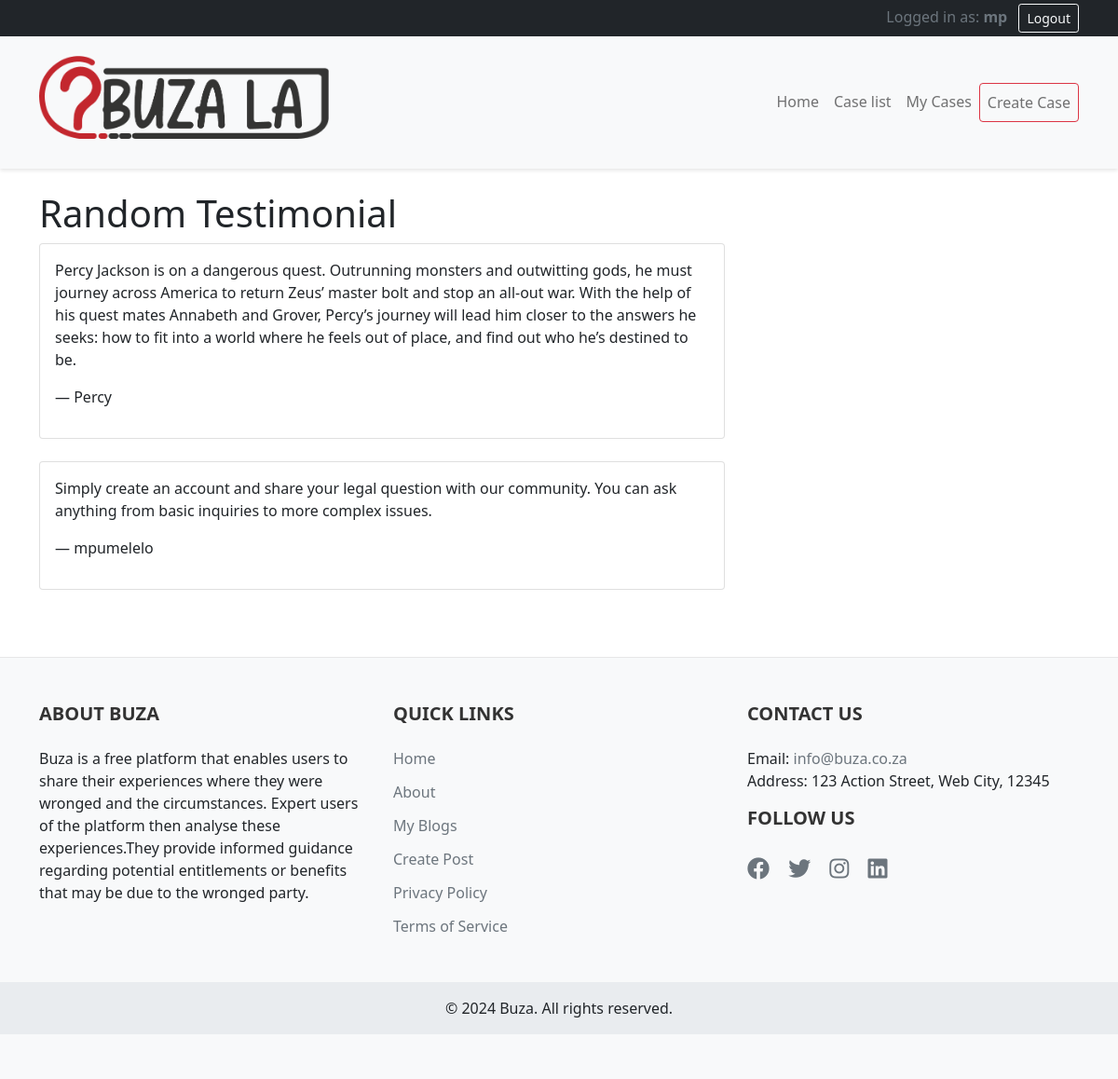
Screenshot of /testimonial/ (signed in) with the database file from the repository.
### blog/models.py (models this page shows, shortened)
class Testimonial(models.Model):
    author_name = models.CharField(max_length=100)
    content = models.TextField()

### blog/views.py (the view)
# urls.py: path('testimonial/', views.random_testimonial, name = 'random_testimonial')
def random_testimonial(request):
    testimonial = Testimonial.objects.all()
    return render(request, 'blog/testimonial.html', {'testimonial': testimonial})

### blog/templates/blog/testimonial.html (shortened to what this page needs)
{% extends 'blog/base.html' %}
{%block content%}
    <h1>Random Testimonial</h1>
    {%if testimonial%}
    {%for test in testimonial%}
        <div class="card mb-4">
            <div class="card-body">
            <blockquote>
                <p>{{ test.content }}</p>
                <footer>— {{ test.author_name }}</footer>
            </blockquote>
        </div>
    </div>
    {%endfor%}
    {%else%}
            <p>No testimonials available.</p>
        {%endif%}
{% endblock %}

### blog/templates/blog/base.html (shortened to what this page needs)
{% load static %}
<!DOCTYPE html>
<html lang="en">
<head>
    <link href="https://cdn.jsdelivr.net/npm/bootstrap@5.1.3/dist/css/bootstrap.min.css" rel="stylesheet">
    <link rel="stylesheet" href="https://cdnjs.cloudflare.com/ajax/libs/font-awesome/5.15.3/css/all.min.css">
</head>
<body>
    <div class="text-white bg-dark  p-1 user-status-bar">
        <div class="container">
            <div class="row">
                <div class="col-md-6">
                </div>
                <div class="col-md-6 text-end">
                    {% if user.is_authenticated %}
                        <span class="text-muted">Logged in as: <strong>{{ user.username }}</strong></span>
                        <form method="post" action="{% url 'logout' %}" class="d-inline">
                            <button type="submit" class="btn btn-sm btn-outline-light ms-2">Logout</button>
                        </form>
                    {% else %}
                        <span class="text-muted">Not logged in</span>
                        <a href="{% url 'login' %}" class="btn btn-sm btn-outline-primary ms-2">Login</a>
                        <a href="{% url 'register' %}" class="btn btn-sm btn-outline-success ms-2">Register</a>
                    {% endif %}
                </div>
            </div>
        </div>
    </div>
    <nav class="navbar navbar-expand-lg navbar-light bg-light  main-navbar">
        <div class="container">
            <a class="navbar-brand d-flex align-items-center" href="{% url 'index' %}">
                <img src="{% static 'images/logo.png' %}" alt="Our Blog Logo" class="mr-3">
            </a>
            <div class="collapse navbar-collapse" id="navbarNav">
                <ul class="navbar-nav ms-auto">
                    <li class="nav-item">
                        <a class="nav-link" href="{% url 'index' %}">Home</a>
                    </li>
                    <li class="nav-item">
                        <a class="nav-link" href="{% url 'home' %}">Case list</a>
                    </li>
                    {% if user.is_authenticated %}
                        <li class="nav-item">
                            <a class="nav-link" href="{% url 'my_blogs' %}">My Cases</a>
                        </li>
                            <li class="nav-item">
                            <a class="nav-link btn btn-outline-danger" href="{% url 'create_post' %}">Create Case</a>
                        </li>
                    {% endif %}
                </ul>
            </div>
        </div>
    </nav>
    <main class="container mt-4">
        <div class="row">
            <div class="col-md-8">
                {% block content %}
                {% endblock %}
            </div>
                </div>
    </main>
    <footer class="footer">
        <div class="container">
            <div class="row">
                <div class="col-md-4 mb-4 mb-md-0">
                    <h5>About Buza</h5>
                    <p class="justify-content-center">Buza is a free platform that enables users to share their experiences where they were wronged and the circumstances. Expert users of the platform then analyse these experiences.They provide informed guidance regarding potential entitlements or benefits that may be due to the wronged party.</p>
                </div>
                <div class="col-md-4 mb-4 mb-md-0">
                    <h5>Quick Links</h5>
                    <ul>
                        <li><a href="{% url 'home' %}">Home</a></li>
                        <li><a href="{% url 'about' %}">About</a></li>
                        {% if user.is_authenticated %}
                            <li><a href="{% url 'my_blogs' %}">My Blogs</a></li>
                            <li><a href="{% url 'create_post' %}">Create Post</a></li>
                        {% else %}
                            <li><a href="{% url 'login' %}">Login</a></li>
                            <li><a href="{% url 'register' %}">Register</a></li>
                        {% endif %}
                        <li><a href="{% url 'privacy_policy' %}">Privacy Policy</a></li>
                        <li><a href="{% url 'terms_of_service' %}">Terms of Service</a></li>
                    </ul>
                </div>
                <div class="col-md-4">
                    <h5>Contact Us</h5>
                    <p>
                        Email: <a href="mailto:info@Buza.co.za">info@buza.co.za</a><br>
                        Address: 123 Action Street, Web City, 12345
                    </p>
                    <h5>Follow Us</h5>
                    <div class="social-icons">
                        <a href="#" target="_blank"><i class="fab fa-facebook"></i></a>
                        <a href="#" target="_blank"><i class="fab fa-twitter"></i></a>
                        <a href="#" target="_blank"><i class="fab fa-instagram"></i></a>
                        <a href="#" target="_blank"><i class="fab fa-linkedin"></i></a>
                    </div>
                </div>
            </div>
        </div>
        <div class="footer-bottom">
            <div class="container">
                <div class="row">
                    <div class="col-md-12 text-center">
                        <p>&copy; {% now "Y" %} Buza. All rights reserved.</p>
                    </div>
                </div>
            </div>
        </div>
    </footer>
</body>
</html>

### rows the page displays
Testimonial: content "Percy Jackson is on a dangerous quest. Outrunning monsters and outwitting gods, he must journey across America to return Zeus’ master bolt and stop an all-out war. With the help of his quest mates Annabeth and Grover, Percy’s journey will lead him closer to the answers he seeks: how to fit into a world where he feels out of place, and find out who he’s destined to be.", author_name "Percy"
Testimonial: content "Simply create an account and share your legal question with our community. You can ask anything from basic inquiries to more complex issues.", author_name "mpumelelo"

### other values shown
{{ user.username }} "mp"
